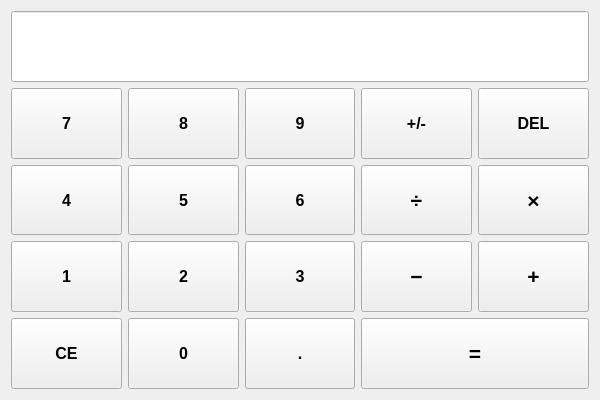
<?xml version="1.0" encoding="UTF-8"?>
<ui version="4.0">
 <class>CalcWidget</class>
 <widget class="QWidget" name="CalcWidget">
  <property name="geometry">
   <rect>
    <x>0</x>
    <y>0</y>
    <width>600</width>
    <height>400</height>
   </rect>
  </property>
  <property name="windowTitle">
   <string>CalcWidget</string>
  </property>
  <layout class="QGridLayout" name="gridLayout">
   <item row="1" column="2">
    <widget class="QPushButton" name="pushButton_9">
     <property name="sizePolicy">
      <sizepolicy hsizetype="Minimum" vsizetype="MinimumExpanding">
       <horstretch>0</horstretch>
       <verstretch>0</verstretch>
      </sizepolicy>
     </property>
     <property name="font">
      <font>
       <pointsize>12</pointsize>
       <weight>75</weight>
       <bold>true</bold>
      </font>
     </property>
     <property name="text">
      <string>9</string>
     </property>
    </widget>
   </item>
   <item row="1" column="3">
    <widget class="QPushButton" name="pushButton_sign">
     <property name="sizePolicy">
      <sizepolicy hsizetype="Minimum" vsizetype="MinimumExpanding">
       <horstretch>0</horstretch>
       <verstretch>0</verstretch>
      </sizepolicy>
     </property>
     <property name="font">
      <font>
       <pointsize>12</pointsize>
       <weight>75</weight>
       <bold>true</bold>
      </font>
     </property>
     <property name="text">
      <string>+/-</string>
     </property>
    </widget>
   </item>
   <item row="1" column="4">
    <widget class="QPushButton" name="pushButton_del">
     <property name="sizePolicy">
      <sizepolicy hsizetype="Minimum" vsizetype="MinimumExpanding">
       <horstretch>0</horstretch>
       <verstretch>0</verstretch>
      </sizepolicy>
     </property>
     <property name="font">
      <font>
       <pointsize>12</pointsize>
       <weight>75</weight>
       <bold>true</bold>
      </font>
     </property>
     <property name="text">
      <string>DEL</string>
     </property>
    </widget>
   </item>
   <item row="2" column="2">
    <widget class="QPushButton" name="pushButton_6">
     <property name="sizePolicy">
      <sizepolicy hsizetype="Minimum" vsizetype="MinimumExpanding">
       <horstretch>0</horstretch>
       <verstretch>0</verstretch>
      </sizepolicy>
     </property>
     <property name="font">
      <font>
       <pointsize>12</pointsize>
       <weight>75</weight>
       <bold>true</bold>
      </font>
     </property>
     <property name="text">
      <string>6</string>
     </property>
    </widget>
   </item>
   <item row="0" column="0" colspan="5">
    <widget class="QLineEdit" name="lineEdit">
     <property name="sizePolicy">
      <sizepolicy hsizetype="Expanding" vsizetype="MinimumExpanding">
       <horstretch>0</horstretch>
       <verstretch>0</verstretch>
      </sizepolicy>
     </property>
     <property name="font">
      <font>
       <pointsize>16</pointsize>
       <weight>75</weight>
       <bold>true</bold>
      </font>
     </property>
     <property name="inputMask">
      <string notr="true"/>
     </property>
     <property name="text">
      <string notr="true"/>
     </property>
     <property name="alignment">
      <set>Qt::AlignRight|Qt::AlignTrailing|Qt::AlignVCenter</set>
     </property>
    </widget>
   </item>
   <item row="4" column="1">
    <widget class="QPushButton" name="pushButton_0">
     <property name="sizePolicy">
      <sizepolicy hsizetype="Minimum" vsizetype="MinimumExpanding">
       <horstretch>0</horstretch>
       <verstretch>0</verstretch>
      </sizepolicy>
     </property>
     <property name="font">
      <font>
       <pointsize>12</pointsize>
       <weight>75</weight>
       <bold>true</bold>
      </font>
     </property>
     <property name="text">
      <string>0</string>
     </property>
    </widget>
   </item>
   <item row="2" column="1">
    <widget class="QPushButton" name="pushButton_5">
     <property name="sizePolicy">
      <sizepolicy hsizetype="Minimum" vsizetype="MinimumExpanding">
       <horstretch>0</horstretch>
       <verstretch>0</verstretch>
      </sizepolicy>
     </property>
     <property name="font">
      <font>
       <pointsize>12</pointsize>
       <weight>75</weight>
       <bold>true</bold>
      </font>
     </property>
     <property name="text">
      <string>5</string>
     </property>
    </widget>
   </item>
   <item row="4" column="0">
    <widget class="QPushButton" name="pushButton_clear">
     <property name="sizePolicy">
      <sizepolicy hsizetype="Minimum" vsizetype="MinimumExpanding">
       <horstretch>0</horstretch>
       <verstretch>0</verstretch>
      </sizepolicy>
     </property>
     <property name="font">
      <font>
       <pointsize>12</pointsize>
       <weight>75</weight>
       <bold>true</bold>
      </font>
     </property>
     <property name="text">
      <string>CE</string>
     </property>
    </widget>
   </item>
   <item row="1" column="1">
    <widget class="QPushButton" name="pushButton_8">
     <property name="sizePolicy">
      <sizepolicy hsizetype="Minimum" vsizetype="MinimumExpanding">
       <horstretch>0</horstretch>
       <verstretch>0</verstretch>
      </sizepolicy>
     </property>
     <property name="font">
      <font>
       <pointsize>12</pointsize>
       <weight>75</weight>
       <bold>true</bold>
      </font>
     </property>
     <property name="text">
      <string>8</string>
     </property>
    </widget>
   </item>
   <item row="3" column="1">
    <widget class="QPushButton" name="pushButton_2">
     <property name="sizePolicy">
      <sizepolicy hsizetype="Minimum" vsizetype="MinimumExpanding">
       <horstretch>0</horstretch>
       <verstretch>0</verstretch>
      </sizepolicy>
     </property>
     <property name="font">
      <font>
       <pointsize>12</pointsize>
       <weight>75</weight>
       <bold>true</bold>
      </font>
     </property>
     <property name="text">
      <string>2</string>
     </property>
    </widget>
   </item>
   <item row="4" column="2">
    <widget class="QPushButton" name="pushButton_comma">
     <property name="sizePolicy">
      <sizepolicy hsizetype="Minimum" vsizetype="MinimumExpanding">
       <horstretch>0</horstretch>
       <verstretch>0</verstretch>
      </sizepolicy>
     </property>
     <property name="font">
      <font>
       <pointsize>12</pointsize>
       <weight>75</weight>
       <bold>true</bold>
      </font>
     </property>
     <property name="text">
      <string>.</string>
     </property>
    </widget>
   </item>
   <item row="3" column="3">
    <widget class="QPushButton" name="pushButton_minus">
     <property name="sizePolicy">
      <sizepolicy hsizetype="Minimum" vsizetype="MinimumExpanding">
       <horstretch>0</horstretch>
       <verstretch>0</verstretch>
      </sizepolicy>
     </property>
     <property name="font">
      <font>
       <pointsize>16</pointsize>
       <weight>75</weight>
       <bold>true</bold>
      </font>
     </property>
     <property name="text">
      <string>−</string>
     </property>
    </widget>
   </item>
   <item row="2" column="3">
    <widget class="QPushButton" name="pushButton_div">
     <property name="sizePolicy">
      <sizepolicy hsizetype="Minimum" vsizetype="MinimumExpanding">
       <horstretch>0</horstretch>
       <verstretch>0</verstretch>
      </sizepolicy>
     </property>
     <property name="font">
      <font>
       <pointsize>16</pointsize>
       <weight>75</weight>
       <bold>true</bold>
      </font>
     </property>
     <property name="text">
      <string>÷</string>
     </property>
    </widget>
   </item>
   <item row="2" column="0">
    <widget class="QPushButton" name="pushButton_4">
     <property name="sizePolicy">
      <sizepolicy hsizetype="Minimum" vsizetype="MinimumExpanding">
       <horstretch>0</horstretch>
       <verstretch>0</verstretch>
      </sizepolicy>
     </property>
     <property name="font">
      <font>
       <pointsize>12</pointsize>
       <weight>75</weight>
       <bold>true</bold>
      </font>
     </property>
     <property name="text">
      <string>4</string>
     </property>
    </widget>
   </item>
   <item row="3" column="0">
    <widget class="QPushButton" name="pushButton_1">
     <property name="sizePolicy">
      <sizepolicy hsizetype="Minimum" vsizetype="MinimumExpanding">
       <horstretch>0</horstretch>
       <verstretch>0</verstretch>
      </sizepolicy>
     </property>
     <property name="font">
      <font>
       <pointsize>12</pointsize>
       <weight>75</weight>
       <bold>true</bold>
      </font>
     </property>
     <property name="text">
      <string>1</string>
     </property>
    </widget>
   </item>
   <item row="3" column="4">
    <widget class="QPushButton" name="pushButton_plus">
     <property name="sizePolicy">
      <sizepolicy hsizetype="Minimum" vsizetype="MinimumExpanding">
       <horstretch>0</horstretch>
       <verstretch>0</verstretch>
      </sizepolicy>
     </property>
     <property name="font">
      <font>
       <pointsize>16</pointsize>
       <weight>75</weight>
       <bold>true</bold>
      </font>
     </property>
     <property name="text">
      <string>+</string>
     </property>
    </widget>
   </item>
   <item row="2" column="4">
    <widget class="QPushButton" name="pushButton_mult">
     <property name="sizePolicy">
      <sizepolicy hsizetype="Minimum" vsizetype="MinimumExpanding">
       <horstretch>0</horstretch>
       <verstretch>0</verstretch>
      </sizepolicy>
     </property>
     <property name="font">
      <font>
       <pointsize>16</pointsize>
       <weight>75</weight>
       <bold>true</bold>
      </font>
     </property>
     <property name="text">
      <string>×</string>
     </property>
    </widget>
   </item>
   <item row="3" column="2">
    <widget class="QPushButton" name="pushButton_3">
     <property name="sizePolicy">
      <sizepolicy hsizetype="Minimum" vsizetype="MinimumExpanding">
       <horstretch>0</horstretch>
       <verstretch>0</verstretch>
      </sizepolicy>
     </property>
     <property name="font">
      <font>
       <pointsize>12</pointsize>
       <weight>75</weight>
       <bold>true</bold>
      </font>
     </property>
     <property name="text">
      <string>3</string>
     </property>
    </widget>
   </item>
   <item row="1" column="0">
    <widget class="QPushButton" name="pushButton_7">
     <property name="sizePolicy">
      <sizepolicy hsizetype="Minimum" vsizetype="MinimumExpanding">
       <horstretch>0</horstretch>
       <verstretch>0</verstretch>
      </sizepolicy>
     </property>
     <property name="font">
      <font>
       <pointsize>12</pointsize>
       <weight>75</weight>
       <bold>true</bold>
      </font>
     </property>
     <property name="text">
      <string>7</string>
     </property>
    </widget>
   </item>
   <item row="4" column="3" colspan="2">
    <widget class="QPushButton" name="pushButton_eq">
     <property name="sizePolicy">
      <sizepolicy hsizetype="Minimum" vsizetype="MinimumExpanding">
       <horstretch>0</horstretch>
       <verstretch>0</verstretch>
      </sizepolicy>
     </property>
     <property name="font">
      <font>
       <pointsize>16</pointsize>
       <weight>75</weight>
       <bold>true</bold>
      </font>
     </property>
     <property name="text">
      <string>=</string>
     </property>
    </widget>
   </item>
  </layout>
 </widget>
 <resources/>
 <connections/>
</ui>
